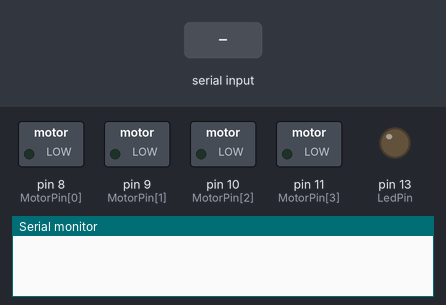
Recording of a program running on a simulated Arduino Uno, built with avr-gcc and run on an emulated ATmega328P. Shown: switched loads named in the program (green lamp = pin HIGH), output pins drawn as LEDs (lit = HIGH), the last lines printed to the serial monitor. The inputs (shaded band) are chosen by the test bench.

Above: at 1.2 s.
1.3 s: "dc11\n" received over Serial
At 1.9 s:
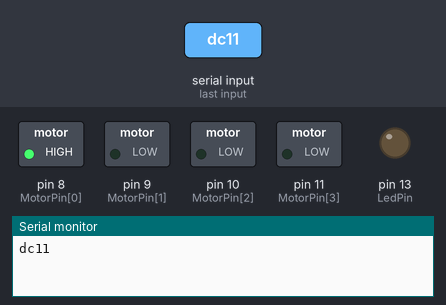
2.9 s: "dc21\n" received over Serial
At 4.2 s:
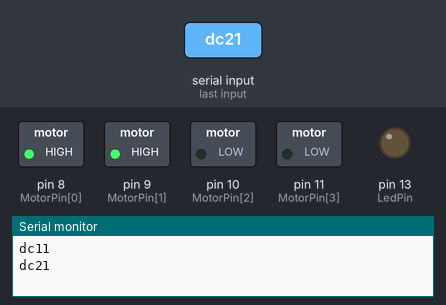
4.5 s: "dc10\n" received over Serial
At 5.6 s:
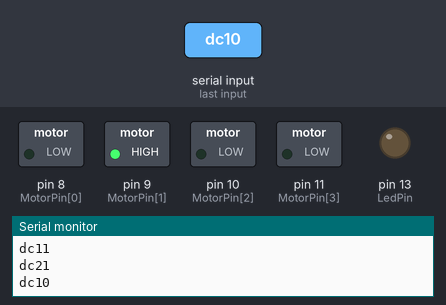
6.1 s: "dc31\n" received over Serial
At 6.9 s:
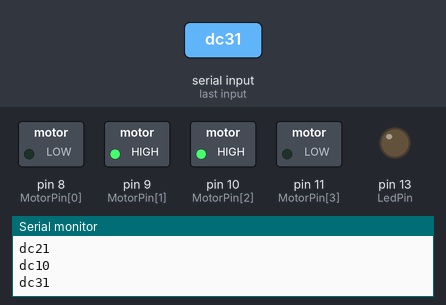
7.7 s: "dc20\n" received over Serial
At 8.1 s:
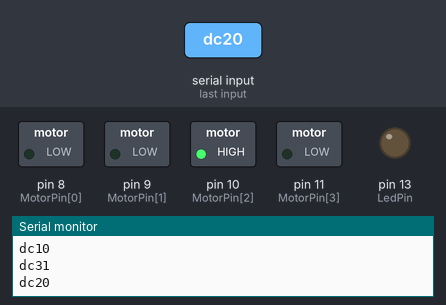
9.3 s: "dc41\n" received over Serial
At 10.5 s:
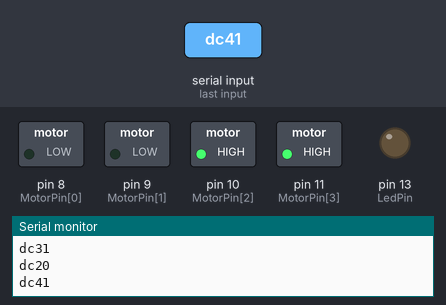
Timing chart, 0 to 11.9 s (numbered marks = the images above; inputs shaded):
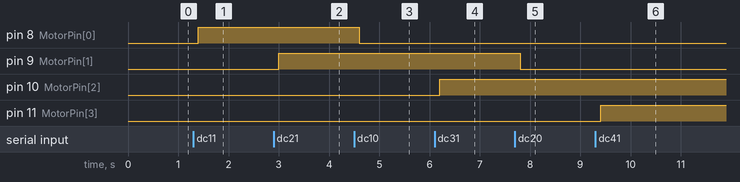

Measured:
- after the input at 1.3 s, pin 8 (MotorPin[0]): LOW → HIGH after 0.10 s
- after the input at 2.9 s, pin 9 (MotorPin[1]): LOW → HIGH after 0.10 s
- after the input at 4.5 s, pin 8 (MotorPin[0]): HIGH → LOW after 0.10 s
- after the input at 6.1 s, pin 10 (MotorPin[2]): LOW → HIGH after 0.10 s
- after the input at 7.7 s, pin 9 (MotorPin[1]): HIGH → LOW after 0.10 s
- after the input at 9.3 s, pin 11 (MotorPin[3]): LOW → HIGH after 0.10 s

The program:

main.cpp
```cpp
#include <Arduino.h>
#include "DHT.h"
#define DHTType DHT11
#define LedPin 13
unsigned long LedTime = 0;
unsigned long SensorTime = 0;
bool LedState = false;
int Humidity; //save humidity of DHT
int Temperture; //save Temperture of DHT
int SoilSenSor; //save humidity of soil sensor.
int SoilPin[] = {A0,A1,A2,A3};
int DHTPin[] = {2,3,4,5};
int MotorPin[] = {8,9,10,11};
int NumberOfSensor = 4;
struct SenSor
{
  int Temperture;
  int Humidity;
  int SoilSenSor;
};

void setup()
{
  Serial.begin(19200);
  pinMode(LedPin,OUTPUT);
  for(int i =0; i<4;i++)
  {
    pinMode(DHTPin[i],INPUT);
    pinMode(MotorPin[i],OUTPUT);
  }
}

void LedProcess();
SenSor TakeValueSensor(int DHTPin, int PotPin);
String SendValueSensorToPC();
String DieuKhienDongCo(String s);

void loop()
{
  String s = "";
  if(Serial.available()>0)
  {
    s = Serial.readStringUntil('\n');
  }
  if(s=="S")
  {
    String SensorValue = SendValueSensorToPC();
    Serial.println(SensorValue);
  }
  else if (s!="")
  {
    String Result = DieuKhienDongCo(s);
    Serial.println(Result);
  }
  delay(200);
}


String SendValueSensorToPC()
{
  String s ="";
  for(int i=0; i<NumberOfSensor;i++)
    {
    SenSor SS = TakeValueSensor(DHTPin[i],SoilPin[i]);
    String str = "";
    str+=SS.SoilSenSor;
    str+= ".";
    str+= SS.Temperture;
    str+=".";
    str+=SS.Humidity;
    if(i!=NumberOfSensor-1) str+="-";
    s = s+ str;
    }
    return s;
}
void LedProcess()
{
  if(millis()-LedTime>=500)
  {
    LedState = !LedState;
    digitalWrite(LedPin,LedState);
    LedTime = millis();
  }
}

SenSor TakeValueSensor(int DHTPin, int PotPin)
{
  DHT dht(DHTPin,DHTType);
  dht.begin();
  SenSor SS;
  SS.Humidity = dht.readHumidity();
  SS.Temperture = dht.readTemperature();
  SS.SoilSenSor =analogRead(PotPin);
  return SS;
}
String DieuKhienDongCo(String s)
{
  if(s=="dc11")
  {
    digitalWrite(MotorPin[0],1);
    return "dc11";
  }
  if(s=="dc10")
  {
    digitalWrite(MotorPin[0],0);
    return "dc10";
  }
  if(s=="dc21")
  {
    digitalWrite(MotorPin[1],1);
    return "dc21";
  }
  if(s=="dc20")
  {
    digitalWrite(MotorPin[1],0);
    return "dc20";
  }
  if(s=="dc31")
  {
    digitalWrite(MotorPin[2],1);
    return "dc31";
  }
  if(s=="dc30")
  {
    digitalWrite(MotorPin[2],0);
    return "dc30";
  }
  if(s=="dc41")
  {
    digitalWrite(MotorPin[3],1);
    return "dc41";
  }
  if(s=="dc40")
  {
    digitalWrite(MotorPin[3],0);
    return "dc40";
  }
  return "F";
}
```
